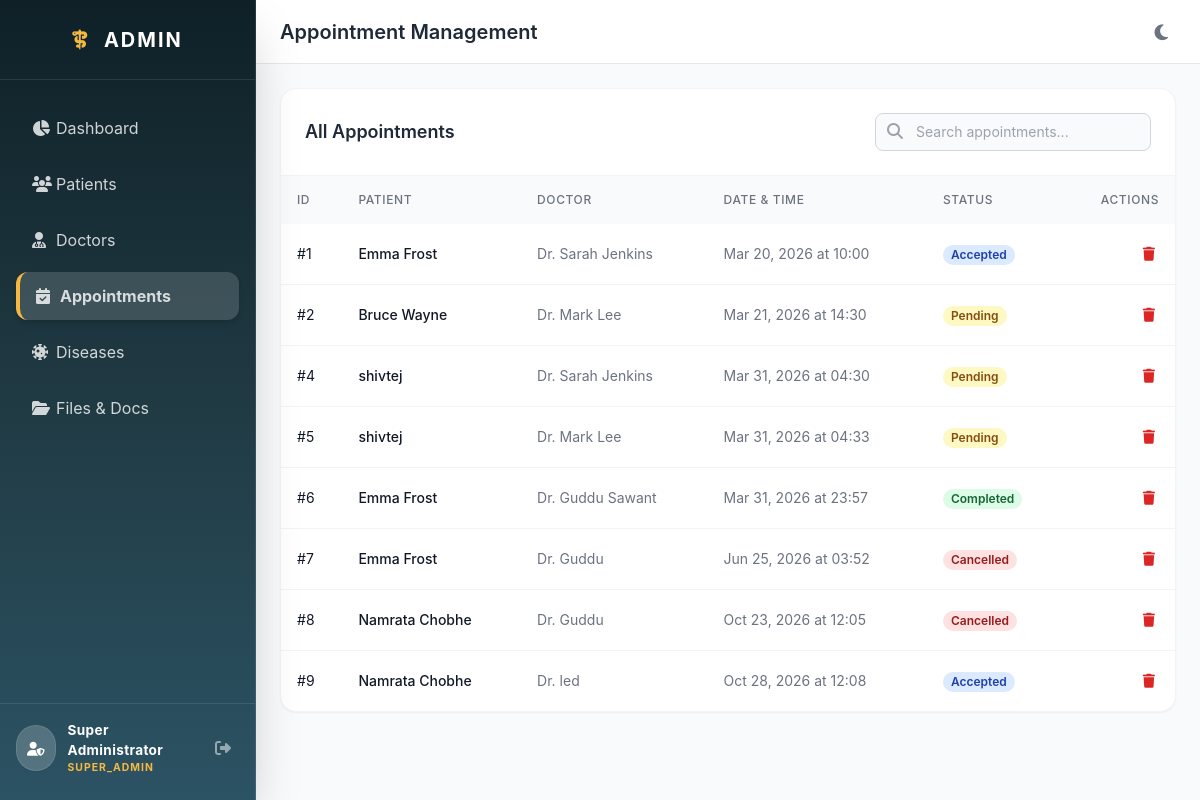
The app's page /admin/appointments (signed in) with its own data.
### app/models.py (models this page shows, shortened)
class Admin(db.Model, UserMixin):
    __tablename__ = 'admins'
    id = db.Column(db.Integer, primary_key=True)
    name = db.Column(db.String(100), nullable=False)
    email = db.Column(db.String(120), unique=True, nullable=False)
    password = db.Column(db.String(200), nullable=False)
    role = db.Column(db.String(50), nullable=False, default='super_admin') # 'super_admin' or 'staff_admin'
    profile_image = db.Column(db.String(255), nullable=True)
    created_at = db.Column(db.DateTime, default=datetime.utcnow)

class Appointment(db.Model):
    __tablename__ = 'appointments'
    id = db.Column(db.Integer, primary_key=True)
    doctor_id = db.Column(db.Integer, db.ForeignKey('doctors.id'), nullable=False)
    patient_id = db.Column(db.Integer, db.ForeignKey('patients.id'), nullable=False)
    date = db.Column(db.Date, nullable=False)
    time = db.Column(db.Time, nullable=False)
    status = db.Column(db.String(20), default='Pending') # Pending, Accepted, Rejected, Completed, Cancelled
    created_at = db.Column(db.DateTime, default=datetime.utcnow)

class User(db.Model, UserMixin):
    __tablename__ = 'users'
    id = db.Column(db.Integer, primary_key=True)
    name = db.Column(db.String(100), nullable=False)
    email = db.Column(db.String(120), unique=True, nullable=False)
    password = db.Column(db.String(200), nullable=False)
    role = db.Column(db.String(20), nullable=False, default='patient') # 'admin', 'doctor', 'patient'
    profile_picture = db.Column(db.String(255), nullable=True)
    doctor_profile = db.relationship('Doctor', backref='user', uselist=False, cascade="all, delete-orphan")
    patient_profile = db.relationship('Patient', backref='user', uselist=False, cascade="all, delete-orphan")

### app/routes/admin.py (the view)
@admin_bp.route('/appointments')
@login_required
@admin_required
def appointments():
    appointments = Appointment.query.all()
    return render_template('admin/appointments.html', appointments=appointments)

### app/models.py (called while the page is built)
@login_manager.user_loader
def load_user(user_id):
    if user_id.startswith('admin_'):
        return Admin.query.get(int(user_id.split('_')[1]))
    elif user_id.startswith('user_'):
        return User.query.get(int(user_id.split('_')[1]))
    else:
        return User.query.get(int(user_id))

### app/routes/admin.py (called while the page is built)
def admin_required(f):
    @wraps(f)
    def decorated_function(*args, **kwargs):
        if not current_user.is_authenticated or session.get('role') != 'admin':
            flash('Access Denied: You must be an administrator to view this page.', 'danger')
            return redirect(url_for('auth.login'))
        return f(*args, **kwargs)
    return decorated_function

### app/templates/admin/appointments.html
{% extends 'admin/layout.html' %}
{% block header_title %}Appointment Management{% endblock %}
{% block content %}
<div class="bg-white dark:bg-gray-800 rounded-2xl shadow-sm border border-gray-100 dark:border-gray-700 overflow-hidden">
    <div class="p-6 border-b border-gray-100 dark:border-gray-700 flex justify-between items-center">
        <h3 class="text-lg font-semibold text-gray-800 dark:text-white">All Appointments</h3>
        <div class="relative">
            <input type="text" placeholder="Search appointments..." class="pl-10 pr-4 py-2 border border-gray-300 dark:border-gray-600 rounded-lg text-sm focus:outline-none focus:ring-2 focus:ring-blue-500 bg-gray-50 dark:bg-gray-700 text-gray-700 dark:text-gray-300">
            <i class="fa-solid fa-search absolute left-3 top-2.5 text-gray-400"></i>
        </div>
    </div>
    <div class="overflow-x-auto">
        <table class="w-full text-left border-collapse">
            <thead>
                <tr class="bg-gray-50 dark:bg-gray-700/50 text-gray-500 dark:text-gray-400 text-xs uppercase tracking-wider">
                    <th class="p-4 font-medium">ID</th>
                    <th class="p-4 font-medium">Patient</th>
                    <th class="p-4 font-medium">Doctor</th>
                    <th class="p-4 font-medium">Date & Time</th>
                    <th class="p-4 font-medium">Status</th>
                    <th class="p-4 font-medium text-right">Actions</th>
                </tr>
            </thead>
            <tbody class="divide-y divide-gray-100 dark:divide-gray-700">
                {% for appt in appointments %}
                <tr class="hover:bg-gray-50 dark:hover:bg-gray-700/50 transition-colors">
                    <td class="p-4 text-sm text-gray-900 dark:text-white">#{{ appt.id }}</td>
                    <td class="p-4 text-sm font-medium text-gray-900 dark:text-white">{{ appt.patient.user.name }}</td>
                    <td class="p-4 text-sm text-gray-500 dark:text-gray-400">Dr. {{ appt.doctor.user.name }}</td>
                    <td class="p-4 text-sm text-gray-500 dark:text-gray-400">
                        {{ appt.date.strftime('%b %d, %Y') }} at {{ appt.time.strftime('%H:%M') if appt.time else '' }}
                    </td>
                    <td class="p-4 text-sm">
                        {% if appt.status == 'Completed' %}
                        <span class="px-2 inline-flex text-xs leading-5 font-semibold rounded-full bg-green-100 text-green-800 dark:bg-green-900 dark:text-green-200">{{ appt.status }}</span>
                        {% elif appt.status == 'Pending' %}
                        <span class="px-2 inline-flex text-xs leading-5 font-semibold rounded-full bg-yellow-100 text-yellow-800 dark:bg-yellow-900 dark:text-yellow-200">{{ appt.status }}</span>
                        {% elif appt.status in ['Cancelled', 'Rejected'] %}
                        <span class="px-2 inline-flex text-xs leading-5 font-semibold rounded-full bg-red-100 text-red-800 dark:bg-red-900 dark:text-red-200">{{ appt.status }}</span>
                        {% else %}
                        <span class="px-2 inline-flex text-xs leading-5 font-semibold rounded-full bg-blue-100 text-blue-800 dark:bg-blue-900 dark:text-blue-200">{{ appt.status }}</span>
                        {% endif %}
                    </td>
                    <td class="p-4 text-sm text-right space-x-2">
                        <form action="{{ url_for('admin.delete_appointment', app_id=appt.id) }}" method="POST" class="inline" onsubmit="return confirm('Delete this appointment record?');">
                            <button type="submit" class="text-red-600 hover:text-red-900 dark:text-red-500 dark:hover:text-red-400 transition-colors p-1" title="Delete">
                                <i class="fa-solid fa-trash"></i>
                            </button>
                        </form>
                    </td>
                </tr>
                {% else %}
                <tr>
                    <td colspan="6" class="p-8 text-center text-gray-500 dark:text-gray-400">No appointments found.</td>
                </tr>
                {% endfor %}
            </tbody>
        </table>
    </div>
</div>
{% endblock %}

### app/templates/admin/layout.html (shortened to what this page needs)
<!DOCTYPE html>
<html lang="en" class="light">
<head>
    <script src="https://cdn.tailwindcss.com"></script>
    <link rel="stylesheet" href="https://cdnjs.cloudflare.com/ajax/libs/font-awesome/6.4.0/css/all.min.css">
</head>
<body class="bg-gray-50 text-gray-900 font-sans antialiased overflow-x-hidden transition-colors duration-200">
    {% if current_user.is_authenticated and current_user.__class__.__name__ == 'Admin' %}
    <div class="flex h-screen bg-gray-50 dark:bg-gray-900">
        <aside class="w-64 bg-gradient-to-b from-primary-dark via-primary to-primary-light border-r border-white/10 flex flex-col transition-colors z-20 shadow-2xl">
            <div class="h-20 flex items-center justify-center border-b border-white/10">
                <h1 class="text-xl font-bold text-white tracking-widest uppercase">
                    <i class="fa-solid fa-staff-snake text-accent mr-2"></i> Admin
                </h1>
            </div>
            <nav class="flex-1 px-4 py-6 space-y-2 overflow-y-auto">
                <a href="{{ url_for('admin.dashboard') }}" class="flex items-center px-4 py-3 text-white/80 hover:bg-white/10 hover:text-white rounded-xl transition-all ">
                    <i class="fa-solid fa-chart-pie w-6"></i> Dashboard
                </a>
                <a href="{{ url_for('admin.patients') }}" class="flex items-center px-4 py-3 text-white/80 hover:bg-white/10 hover:text-white rounded-xl transition-all ">
                    <i class="fa-solid fa-users w-6"></i> Patients
                </a>
                <a href="{{ url_for('admin.doctors') }}" class="flex items-center px-4 py-3 text-white/80 hover:bg-white/10 hover:text-white rounded-xl transition-all ">
                    <i class="fa-solid fa-user-doctor w-6"></i> Doctors
                </a>
                <a href="{{ url_for('admin.appointments') }}" class="flex items-center px-4 py-3 text-white/80 hover:bg-white/10 hover:text-white rounded-xl transition-all {% if request.endpoint == 'admin.appointments' %}bg-white/15 text-white font-bold border-l-4 border-accent shadow-md{% endif %}">
                    <i class="fa-solid fa-calendar-check w-6"></i> Appointments
                </a>
                <a href="{{ url_for('admin.diseases') }}" class="flex items-center px-4 py-3 text-white/80 hover:bg-white/10 hover:text-white rounded-xl transition-all ">
                    <i class="fa-solid fa-virus-covid w-6"></i> Diseases
                </a>
                <a href="{{ url_for('admin.files') }}" class="flex items-center px-4 py-3 text-white/80 hover:bg-white/10 hover:text-white rounded-xl transition-all ">
                    <i class="fa-solid fa-folder-open w-6"></i> Files & Docs
                </a>
            </nav>
            <div class="px-4 py-4 border-t border-white/10 flex justify-between items-center mb-2">
                <div class="flex items-center gap-3">
                    <div class="bg-white/20 text-white p-2.5 rounded-full backdrop-blur-md shadow-sm border border-white/10">
                        <i class="fa-solid fa-user-shield text-sm"></i>
                    </div>
                    <div>
                        <p class="text-[0.85rem] font-bold text-white tracking-wide">{{ current_user.name }}</p>
                        <p class="text-[0.65rem] font-bold text-accent uppercase tracking-widest">{{ current_user.role }}</p>
                    </div>
                </div>
                <a href="{{ url_for('admin.logout') }}" class="text-white/50 hover:text-red-400 transition-colors p-2" title="Logout">
                    <i class="fa-solid fa-right-from-bracket"></i>
                </a>
            </div>
        </aside>
        <div class="flex-1 flex flex-col h-screen overflow-hidden">
            <header class="h-16 bg-white dark:bg-gray-800 border-b border-gray-200 dark:border-gray-700 flex items-center justify-between px-6 z-10">
                <div class="flex items-center">
                    <h2 class="text-xl font-semibold text-gray-800 dark:text-white ml-2 md:ml-0">
                        {% block header_title %}Admin Control Panel{% endblock %}
                    </h2>
                </div>
                <div class="flex items-center space-x-4">
                    <button id="themeToggle" class="text-gray-500 dark:text-yellow-400 hover:text-gray-700 dark:hover:text-yellow-300 p-2 rounded-full hover:bg-gray-100 dark:hover:bg-gray-700 transition">
                        <i class="fa-solid fa-moon text-lg" id="themeIcon"></i>
                    </button>
                </div>
            </header>
            <main class="flex-1 overflow-x-hidden overflow-y-auto bg-gray-50 dark:bg-gray-900 p-6">
                {% block content %}{% endblock %}
            </main>
        </div>
    </div>
    {% else %}
        {% block login_content %}{% endblock %}
    {% endif %}
</body>
</html>

### app/templates/admin/layout.html (style rules this page uses)
aside, main { transition: all 0.3s ease-in-out; }

### records on screen
Admin: name "Super Administrator", role "SUPER_ADMIN"
Appointment: id "1", patient.user.name "Emma Frost", doctor.user.name "Sarah Jenkins", date "Mar 20, 2026", time "10:00", status "Accepted"
Appointment: id "2", patient.user.name "Bruce Wayne", doctor.user.name "Mark Lee", date "Mar 21, 2026", time "14:30", status "Pending"
Appointment: id "4", patient.user.name "shivtej", doctor.user.name "Sarah Jenkins", date "Mar 31, 2026", time "04:30", status "Pending"
Appointment: id "5", patient.user.name "shivtej", doctor.user.name "Mark Lee", date "Mar 31, 2026", time "04:33", status "Pending"
Appointment: id "6", patient.user.name "Emma Frost", doctor.user.name "Guddu Sawant", date "Mar 31, 2026", time "23:57", status "Completed"
Appointment: id "7", patient.user.name "Emma Frost", doctor.user.name "Guddu", date "Jun 25, 2026", time "03:52", status "Cancelled"
Appointment: id "8", patient.user.name "Namrata Chobhe", doctor.user.name "Guddu", date "Oct 23, 2026", time "12:05", status "Cancelled"
Appointment: id "9", patient.user.name "Namrata Chobhe", doctor.user.name "led", date "Oct 28, 2026", time "12:08", status "Accepted"
